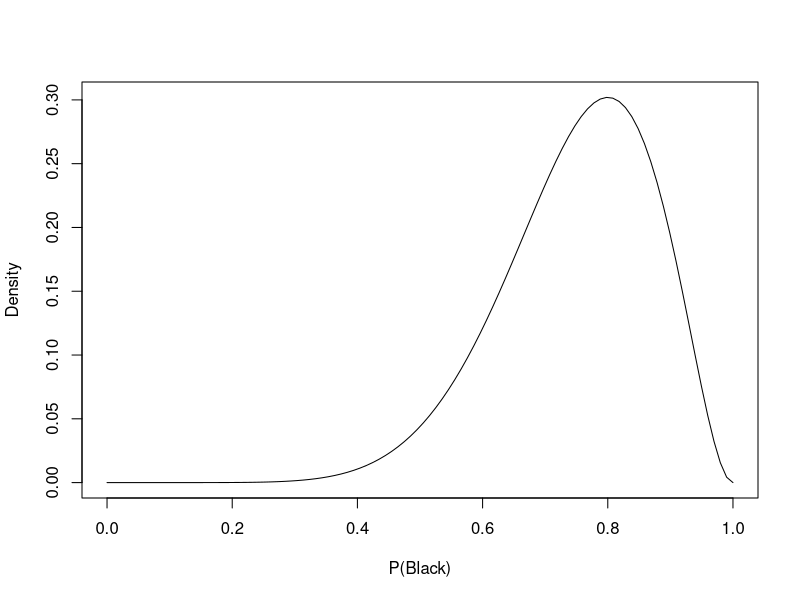

R code for this plot:
rangeP <- seq(0, 1, length.out = 100)
plot(rangeP, dbinom(x = 8, prob = rangeP, size = 10), type = "l", xlab = "P(Black)", ylab = "Density") # run the code

# lines(rangeP, dnorm(x = rangeP, mean = .5, sd = .1) / 15, col = "red") # run the code

# lik <- dbinom(x = 8, prob = rangeP, size = 10)
# prior <- dnorm(x = rangeP, mean = .5, sd = .1)
# lines(rangeP, lik * prior, col = "green") # run the code

# unstdPost <- lik * prior
# stdPost <- unstdPost / sum(unstdPost)
# lines(rangeP, stdPost, col = "blue")
# legend("topleft", legend = c("lik", "Prior", "Unstd Post", "Post"), text.col = 1:4, bty = "n") # run the code
